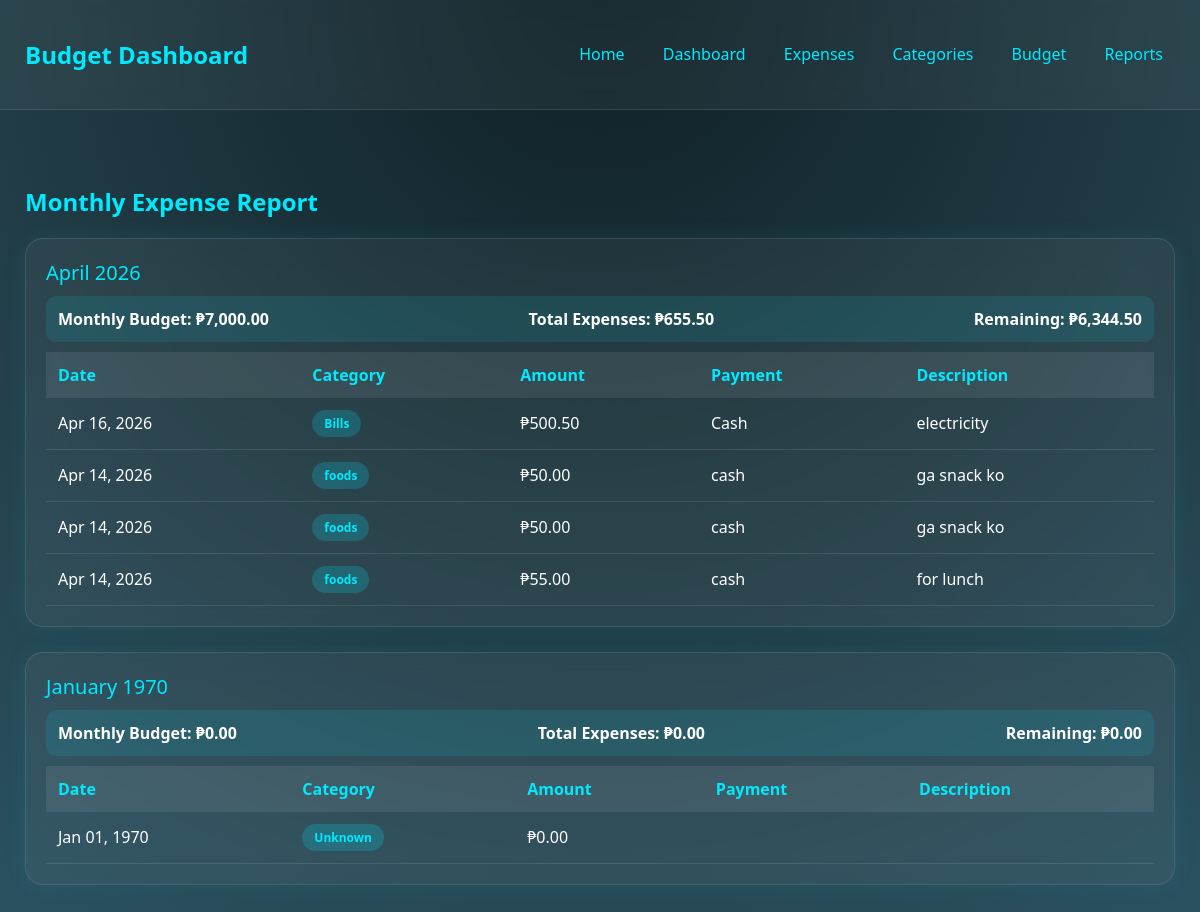
The app's page /reports.php with its own data.
### tables this page shows
CREATE TABLE `expenses` (
  `id` int(11) NOT NULL,
  `amount` decimal(10,2) DEFAULT NULL,
  `category` varchar(100) DEFAULT NULL,
  `payment_method` varchar(50) DEFAULT NULL,
  `date` date DEFAULT NULL,
  `description` text DEFAULT NULL
);

### reports.php (the view, shortened to what this page needs)
<?php
include 'db.php';
$result = $conn->query("
    SELECT * FROM expenses
    ORDER BY date DESC
");
$budgetResult = $conn->query("
    SELECT month, budget_amount
    FROM monthly_budget
");
$budgets = [];
while ($row = $budgetResult->fetch_assoc()) {
    $budgets[$row['month']] = $row['budget_amount'];
}
$monthlyData = [];
while ($row = $result->fetch_assoc()) {
    $month = date('Y-m', strtotime($row['date']));
    $monthlyData[$month][] = $row;
}
?>
<!DOCTYPE html>
<html>
<head>
</head>
<body>
<div class="header">
    <h2>Budget Dashboard</h2>
    <div class="nav">
        <a href="index.php">Home</a>
        <a href="dashboard.php">Dashboard</a>
        <a href="expenses.php">Expenses</a>
        <a href="categories.php">Categories</a>
        <a href="set_budget.php">Budget</a>
        <a href="reports.php">Reports</a>
    </div>
</div>
<div class="container">
<h2>Monthly Expense Report</h2>
<?php foreach ($monthlyData as $month => $records): ?>
<div class="card">
    <div class="month-title">
        <?php echo date("F Y", strtotime($month)); ?>
    </div>
    <?php
    $monthlyTotal = 0;
    foreach ($records as $row) {
        $monthlyTotal += $row['amount'];
    }
    $budget = $budgets[$month] ?? 0;
    $remaining = $budget - $monthlyTotal;
    ?>
    <div class="summary">
        <div>Monthly Budget: ₱<?php echo number_format($budget, 2); ?></div>
        <div>Total Expenses: ₱<?php echo number_format($monthlyTotal, 2); ?></div>
        <div>
            <?php if ($remaining >= 0): ?>
                Remaining: ₱<?php echo number_format($remaining, 2); ?>
            <?php else: ?>
                Over: ₱<?php echo number_format(abs($remaining), 2); ?>
            <?php endif; ?>
        </div>
    </div>
    <table>
        <tr>
            <th>Date</th>
            <th>Category</th>
            <th>Amount</th>
            <th>Payment</th>
            <th>Description</th>
        </tr>
        <?php foreach ($records as $row): ?>
        <tr>
            <td><?php echo date("M d, Y", strtotime($row['date'])); ?></td>
            <td><span class="badge"><?php echo $row['category']; ?></span></td>
            <td>₱<?php echo number_format($row['amount'], 2); ?></td>
            <td><?php echo $row['payment_method']; ?></td>
            <td><?php echo $row['description']; ?></td>
        </tr>
        <?php endforeach; ?>
    </table>
</div>
<?php endforeach; ?>
</div>
</body>
</html>

### reports.php (style rules this page uses)
body { margin: 0; font-family: 'Segoe UI', sans-serif; background: radial-gradient(circle at top, #0f2027, #203a43, #2c5364); color: #fff; }
.header { background: rgba(255,255,255,0.05); backdrop-filter: blur(10px); border-bottom: 1px solid rgba(255,255,255,0.1); padding: 18px 25px; display: flex; justify-content: space-between; align-items: center; }
.nav a { color: #00eaff; margin-left: 10px; text-decoration: none; padding: 8px 12px; border-radius: 8px; transition: 0.3s; }
.container { max-width: 1200px; margin: 30px auto; padding: 25px; }
.card { background: rgba(255,255,255,0.05); border-radius: 18px; padding: 20px; backdrop-filter: blur(12px); border: 1px solid rgba(255,255,255,0.1); box-shadow: 0 0 25px rgba(0,255,255,0.08); margin-bottom: 25px; animation: fadeSlide 0.6s ease forwards; }
h2 { color: #00eaff; }
.month-title { font-size: 20px; color: #00eaff; margin-bottom: 10px; }
.summary { display: flex; justify-content: space-between; background: rgba(0,234,255,0.1); padding: 12px; border-radius: 10px; margin-bottom: 10px; font-weight: bold; }
table { width: 100%; border-collapse: collapse; margin-top: 10px; }
th { background: rgba(255,255,255,0.08); color: #00eaff; padding: 12px; text-align: left; }
td { padding: 12px; border-bottom: 1px solid rgba(255,255,255,0.1); }
.badge { display: inline-block; padding: 5px 12px; background: rgba(0,234,255,0.2); color: #00eaff; border-radius: 20px; font-size: 12px; font-weight: 600; }

### records on screen
expenses: date "Apr 16, 2026", category "Bills", amount "500.50", payment_method "Cash", description "electricity"
expenses: date "Apr 14, 2026", category "foods", amount "50.00", payment_method "cash", description "ga snack ko"
expenses: date "Apr 14, 2026", category "foods", amount "50.00", payment_method "cash", description "ga snack ko"
expenses: date "Apr 14, 2026", category "foods", amount "55.00", payment_method "cash", description "for lunch"
expenses: date "January 1970", date "0.00", monthlyTotal "0.00", date "Jan 01, 1970", category "Unknown", amount "0.00"

### other values on screen
date("F Y", strtotime($month)) "April 2026"
$budget "7,000.00"
$monthlyTotal "655.50"
$remaining "6,344.50"
